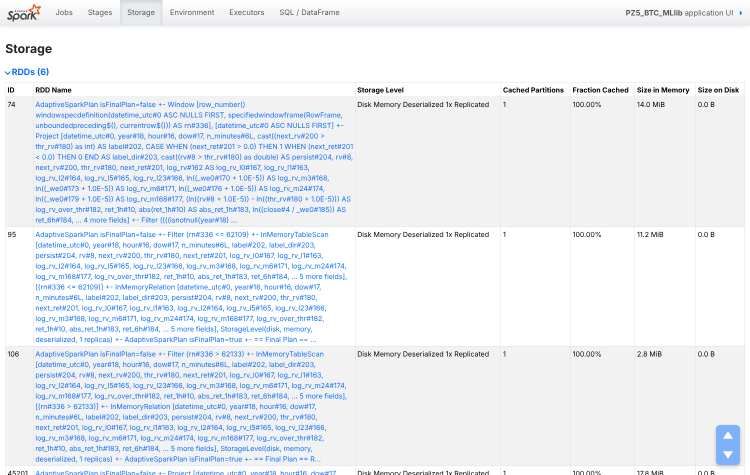
#> input picture work/pz5/screenshots/spark_ui_storage.png, 1500 x 950 px, found by its file name (shown at 1/2 size)
$ python crop_ui.py
#> lines starting #> are read from the running program, lines starting #| are printed output that depends on the picture
# -*- coding: utf-8 -*-
"""Підготовка двох знімків Spark UI для друку (кроп і розкладка; вміст пікселів не змінюється):
 - spark_ui_storage_cols.png: фрагмент таблиці Storage без стовпців ID і RDD Name (довгий план);
 - spark_ui_sql_detail_3col.png: вузький довгий граф SQL розкладено на три колонки.
Вхід: screenshots/spark_ui_storage.png і screenshots/spark_ui_sql_detail.png (їх створює pz2_spark.py)."""
import os, sys
from PIL import Image
BASE = os.path.abspath(os.path.join(os.path.dirname(__file__), ".."))
OUT = sys.argv[1] if len(sys.argv) > 1 else f"{BASE}/screenshots"
S = f"{BASE}/screenshots"

st = Image.open(f"{S}/spark_ui_storage.png").convert("RGB")
#> st is the input picture: PIL image 1500x950 RGB; mean R, G, B 235.9, 240, 246.1
st.crop((1168, 0, st.width, 430)).save(f"{OUT}/spark_ui_storage_cols.png")
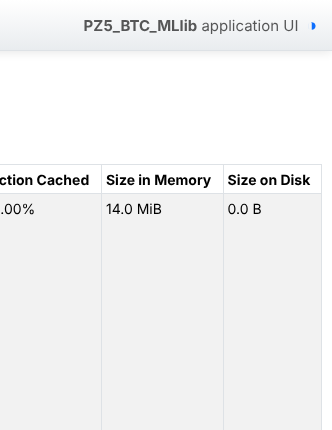
#> saved as spark_ui_storage_cols.png: PIL image 332x430 RGB; mean R, G, B 242.7, 242.9, 243.2

g = Image.open(f"{S}/spark_ui_sql_detail.png").convert("RGB")
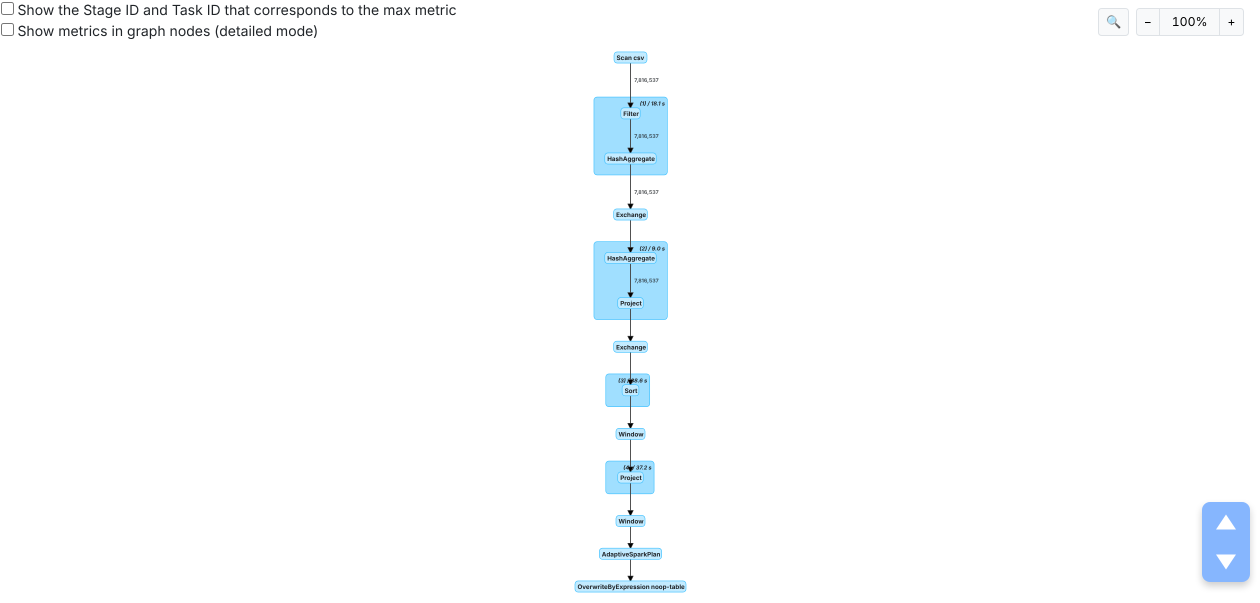
#> input picture work/pz2/screenshots/spark_ui_sql_detail.png, 2520 x 1206 px (shown at 1/2 size)
#> g is the input picture: PIL image 2520x1206 RGB; mean R, G, B 251.1, 252.7, 253.8
H, GAP, N = 812, 40, 3
canvas = Image.new("RGB", (N * g.width + (N - 1) * GAP, H), (255, 255, 255))
#> canvas: PIL image 7640x812 RGB; every value is 255
cuts = [(0, 805), (805, 1617), (1617, g.height)]   # межі колонок у вихідному графі (рядки)
#> cuts = [(0, 805), (805, 1617), (1617, 1206)]
for k, (y0, y1) in enumerate(cuts):
#> (the run stopped early here; a loop or call above may not have finished)
